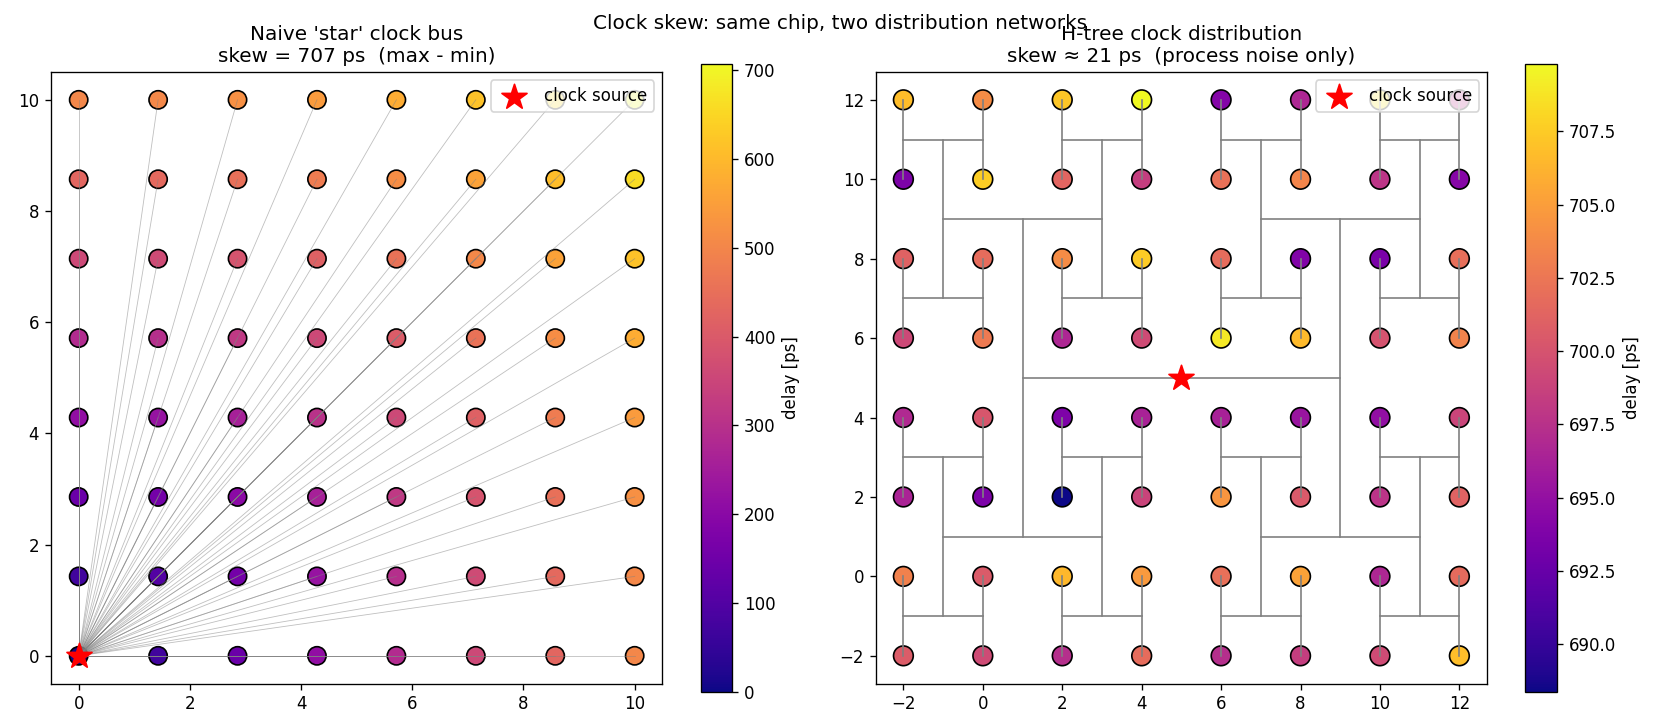

Source code (Python):
"""
Chapter 4.1 - Clock skew: an H-tree vs a serial bus.

Phenomenon
----------
On a modern CPU die, ~30 billion transistors must all see the rising edge
of the clock at *almost the same time* — within picoseconds.  Naively
running a single wire to every flip-flop is hopeless: the wire near the
clock generator gets the edge first, the wire across the chip gets it
hundreds of picoseconds later.

The standard fix is the **H-tree**: a recursively split tree where every
leaf is the same wire-length away from the root.  All leaves see the edge
at the same time (modulo manufacturing variation).

This is one of those quiet engineering inventions that makes GHz CPUs
possible at all.
"""
import numpy as np
import torch
import matplotlib.pyplot as plt
import os

torch.set_default_dtype(torch.float64)

rng = np.random.default_rng(0)

# ---------- Generate a 64-leaf grid of flip-flops ----------
n_side = 8                              # 8x8 = 64 flip-flops
xs = np.linspace(0, 10, n_side)
ys = np.linspace(0, 10, n_side)
X, Y = np.meshgrid(xs, ys)
leaves = np.stack([X.ravel(), Y.ravel()], axis=1)   # shape (64, 2)

# Wire delay model: 50 ps per mm
ps_per_mm = 50.0

# (a) Naive bus: clock source at (0,0), wire goes straight from source to each leaf
src = np.array([0.0, 0.0])
delay_bus = np.linalg.norm(leaves - src, axis=1) * ps_per_mm

# (b) H-tree: total wire length from source to every leaf is identical = 2*W + 2*W/2 + ...
# We build the H-tree geometry recursively to draw it; for delay, every leaf is identical (modulo a small mismatch we add)
def htree_segments(center, w, h, depth, segments):
    cx, cy = center
    # horizontal bar
    segments.append(((cx - w/2, cy), (cx + w/2, cy)))
    # two vertical bars at the bar's ends
    segments.append(((cx - w/2, cy - h/2), (cx - w/2, cy + h/2)))
    segments.append(((cx + w/2, cy - h/2), (cx + w/2, cy + h/2)))
    if depth == 0:
        return [(cx - w/2, cy - h/2), (cx + w/2, cy - h/2),
                (cx - w/2, cy + h/2), (cx + w/2, cy + h/2)]
    leaves_pts = []
    for nx, ny in [(cx-w/2, cy-h/2), (cx+w/2, cy-h/2),
                   (cx-w/2, cy+h/2), (cx+w/2, cy+h/2)]:
        leaves_pts += htree_segments((nx, ny), w/2, h/2, depth - 1, segments)
    return leaves_pts

segments = []
htree_leaves = htree_segments((5, 5), 8, 8, depth=2, segments=segments)
htree_leaves = np.array(htree_leaves)
# Ideal H-tree delay = constant; real has process variation
ideal_htree_delay = (8 + 4 + 2) * ps_per_mm   # rough total path length
delay_htree = ideal_htree_delay + rng.normal(0, 5, size=len(htree_leaves))

# ---------- Plot ----------
fig, axes = plt.subplots(1, 2, figsize=(14, 6))

ax = axes[0]
# bus visualization: all leaves as a star from origin
for lx, ly in leaves:
    ax.plot([src[0], lx], [src[1], ly], color="gray", lw=0.5, alpha=0.5)
sc = ax.scatter(leaves[:,0], leaves[:,1], c=delay_bus, cmap="plasma", s=120, edgecolor="black")
ax.scatter([src[0]], [src[1]], s=250, c="red", marker="*", zorder=10, label="clock source")
ax.set_title(f"Naive 'star' clock bus\nskew = {delay_bus.max()-delay_bus.min():.0f} ps  (max - min)")
ax.set_aspect("equal"); ax.legend(loc="upper right")
plt.colorbar(sc, ax=ax, label="delay [ps]")

ax = axes[1]
for (x1, y1), (x2, y2) in segments:
    ax.plot([x1, x2], [y1, y2], color="gray", lw=1.0)
ax.scatter([5], [5], s=250, c="red", marker="*", zorder=10, label="clock source")
sc2 = ax.scatter(htree_leaves[:,0], htree_leaves[:,1], c=delay_htree, cmap="plasma",
                 s=140, edgecolor="black", vmin=delay_htree.min(), vmax=delay_htree.max())
ax.set_title(f"H-tree clock distribution\nskew ≈ {delay_htree.max()-delay_htree.min():.0f} ps  (process noise only)")
ax.set_aspect("equal"); ax.legend(loc="upper right")
plt.colorbar(sc2, ax=ax, label="delay [ps]")

fig.suptitle("Clock skew: same chip, two distribution networks", fontsize=12)
fig.tight_layout()
out_path = os.path.join(os.path.dirname(__file__), "clock_skew.png")
fig.savefig(out_path, dpi=120)
print(f"saved {out_path}")
